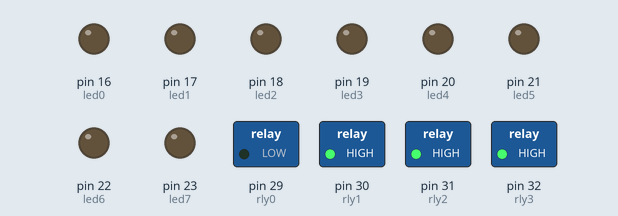
This sketch was run on a simulated Arduino Mega 2560, built with avr-gcc and run on an emulated ATmega2560. Parts: switched loads named in the sketch (green lamp = pin HIGH), output pins drawn as LEDs (lit = HIGH). Random numbers use the default seed unless the sketch sets one; pins used as bus, display or sensor lines are not drawn.

Above: at 0.1 s.
At 5.1 s:
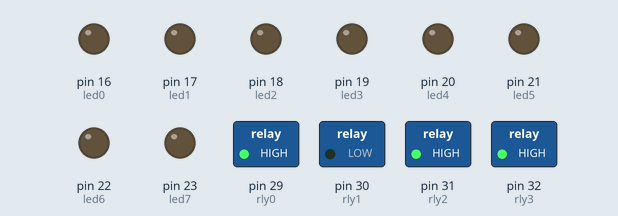
At 10.1 s:
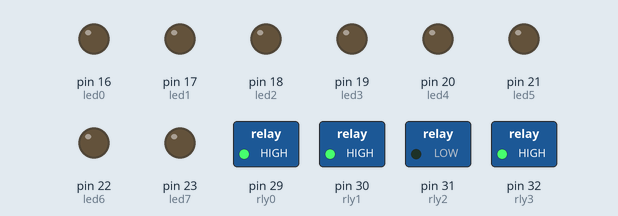
At 15.1 s:
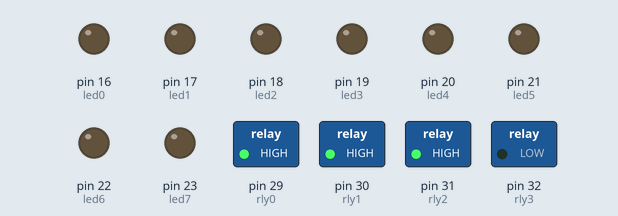
At 20.1 s:
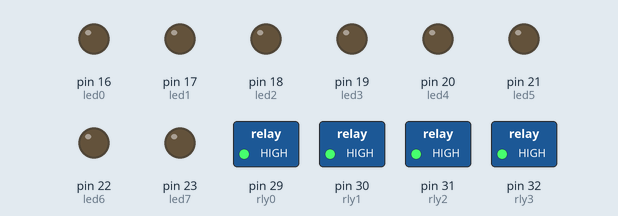
Timing chart, 0 to 21.6 s (numbered marks = the images above):
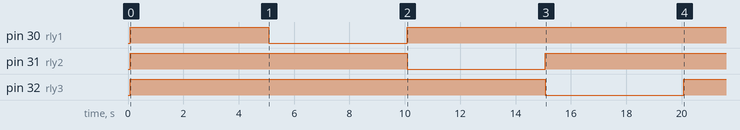

The sketch:

SteampunkV2.ino
```cpp
#include <Metro.h> // Include the Metro library

// pin maps
// demux (digi select)
// 0-2

#define mux0 2
#define mux1 3
#define mux2 4
#define mux3 5

// led (within digit)
// 23-16

#define led0 16
#define led1 17
#define led2 18
#define led3 19
#define led4 20
#define led5 21
#define led6 22
#define led7 23

// clocks (select row)
// 6-8

#define clk0 6
#define clk1 7
#define clk2 8

//relays

#define rly0 29
#define rly1 30
#define rly2 31
#define rly3 32


// pin arrays

const int muxes[] = {mux0, mux1, mux2, mux3};
const int leds[] = {led0, led1, led2, led3, led4, led5, led6, led7};
const int clocks[] = {clk0, clk1, clk2};
const int relays[] = {rly0, rly1, rly2, rly3};

const byte digitLookup[] = {
  B00111111,  //0
  B00000110,  //1
  B01011011,  //2
  B01001111,  //3
  B01100110,  //4
  B01101101,  //5
  B01111101,  //6
  B00000111,  //7
  B01111111,  //8
  B01101111,  //9
  B01110111,  //A - 10
  B01111100,  //b - 11
  B00111001,  //C - 12
  B01011110,  //d - 13
  B01111001,  //E - 14
  B01110001,  //F - 15
  B00000000,  // clear
  B00101000   //r - 18
};

//const int digitLocation[] = {4, 3, 2, 1, 0, 11, 10, 9, 8, 7, 6, 5};
//const int digitLocation[] = {5, 6, 7, 8, 9, 10, 11, 0, 1, 2, 3, 4};
//const int digitLocation[] = {11, 0, 1, 2, 3, 4, 5, 6, 7, 8, 9, 10};
const int digitLocation[] = {11, 0, 1, 2, 3, 4, 5, 6, 7, 8, 9, 10};

int digitsStorage[3][12] = {
  {16,16,16,16,16,16,16,16,16,16,16,16},
  {16,16,16,16,16,16,16,16,16,16,16,16},
  {16,16,16,16,16,16,16,16,16,16,16,16}
};

const int numberOfRoutines = 22;

int routineNum = 0;
int routineTickerNum = 0;

Metro changeRoutine = Metro(10000);  // Instantiate an instance
Metro routineTicker = Metro(30000);  // Instantiate an instance

Metro killRoutine = Metro(300000);  // Instantiate an instance

Metro seconds = Metro(1000);  // Instantiate an instance
Metro tenthseconds = Metro(100);  // Instantiate an instance


int displayMode = 1;

void setup() {
  // put your setup code here, to run once:
  pinMode(mux0, OUTPUT);
  pinMode(mux1, OUTPUT);
  pinMode(mux2, OUTPUT);
  pinMode(mux3, OUTPUT);

  pinMode(clk0, OUTPUT);
  pinMode(clk1, OUTPUT);
  pinMode(clk2, OUTPUT);

  pinMode(led0, OUTPUT);
  pinMode(led1, OUTPUT);
  pinMode(led2, OUTPUT);
  pinMode(led3, OUTPUT);
  pinMode(led4, OUTPUT);
  pinMode(led5, OUTPUT);
  pinMode(led6, OUTPUT);
  pinMode(led7, OUTPUT);

  pinMode(rly0, OUTPUT);
  pinMode(rly1, OUTPUT);
  pinMode(rly2, OUTPUT);
  pinMode(rly3, OUTPUT);

  resetLeds();
  resetMux();
  resetClk();

  resetDisplay();
  delay(10);

  int temp[3][12] = {
//        {16,16,01,09,09,07,02,09,16,00,08,16},
        {11,14,14,15,16,16,13,14,10,13,16,16},
        {16,16,16,16,16,16,16,16,16,16,16,16},
        {16,16,16,16,16,16,16,16,16,16,16,16}
      };

  writeToDigitStorage(temp);
  displayDigitStorage();
  delay(10);

  randomSeed(analogRead(22));
  clearRlys();
  testRlys();
  clearRlys();
}

void loop() {


  if (changeRoutine.check() == 1){

    clearRlys();

    if(routineNum == numberOfRoutines){
      routineNum = 0;
    } else {
      routineNum++;
    }

    if (routineNum == 0){ // dead reef
      int temp[3][12] = {
        {17,14,14,15,16,16,13,14,10,13,16,16},
        {16,17,14,14,15,16,16,13,14,10,13,16},
        {16,16,17,14,14,15,16,16,13,14,10,13}
      };
      displayMode = 1;
      writeToDigitStorage(temp);

    } else if(routineNum == 1){ // clear
      int temp[3][12] = {
        {16,16,16,16,16,16,16,16,16,16,16,16},
        {16,16,16,16,16,16,16,16,16,16,16,16},
        {16,16,16,16,16,16,16,16,16,16,16,16}
      };
      displayMode = 1;
      writeToDigitStorage(temp);

    }else if(routineNum == 2){ // delorian time 21 / 10 / 2015
      int temp[3][12] = {
        {16,16,16,16,16,16,16,16,16,16,16,16},
        {16,16,02,00,01,05,02,01,16,01,00,16},
        {16,16,16,16,16,16,16,16,16,16,16,16}

      };
      if((int)random(3) == 1){
        setRly((int)random(2));
      }
      displayMode = 1;
      writeToDigitStorage(temp);

    }  else if(routineNum == 3){ // clear
      int temp[3][12] = {
        {16,16,16,16,16,16,16,16,16,16,16,16},
        {16,16,16,16,16,16,16,16,16,16,16,16},
        {16,16,16,16,16,16,16,16,16,16,16,16}
      };
      displayMode = 1;
      writeToDigitStorage(temp);

    } else if(routineNum == 4){ // judgement day 29 / 8 / 1997
      int temp[3][12] = {
        {16,16,01,9,9,7,02,9,16,00,8,16},
        {16,16,16,16,16,16,16,16,16,16,16,16},
        {16,16,16,16,16,16,16,16,16,16,16,16}
      };
      displayMode = 1;
      writeToDigitStorage(temp);
      if((int)random(3) == 1){
        setRly((int)random(2));
      }

    } else if(routineNum == 5){ // clear
      int temp[3][12] = {
        {16,16,16,16,16,16,16,16,16,16,16,16},
        {16,16,16,16,16,16,16,16,16,16,16,16},
        {16,16,16,16,16,16,16,16,16,16,16,16}
      };
      displayMode = 1;
      writeToDigitStorage(temp);

    } else if(routineNum == 6){ // weasle hadron collider day
      int temp[3][12] = {
        {16,16,16,16,16,16,16,16,16,16,16,16},
        {16,16,16,16,16,16,16,16,16,16,16,16},
        {2,0,1,6,16,16,2,9,16,0,4,16}
      };
      displayMode = 1;
      writeToDigitStorage(temp);

    } else if(routineNum == 7){ // clear
      int temp[3][12] = {
        {16,16,16,16,16,16,16,16,16,16,16,16},
        {16,16,16,16,16,16,16,16,16,16,16,16},
        {16,16,16,16,16,16,16,16,16,16,16,16}
      };
      displayMode = 1;
      writeToDigitStorage(temp);

    }else if(routineNum == 8){ // my birthday
      int temp[3][12] = {
        {1,9,7,9,16,16,1,6,16,0,5,16},
        {16,16,16,16,16,16,16,16,16,16,16,16},
        {16,16,16,16,16,16,16,16,16,16,16,16}
      };
      displayMode = 1;
      writeToDigitStorage(temp);

    }else if(routineNum == 9){ // clear
      int temp[3][12] = {
        {16,16,16,16,16,16,16,16,16,16,16,16},
        {16,16,16,16,16,16,16,16,16,16,16,16},
        {16,16,16,16,16,16,16,16,16,16,16,16}
      };
      displayMode = 1;
      writeToDigitStorage(temp);

    }else if(routineNum == 10){ // random on

      displayMode = 2;

      setRly((int)random(2));

    }else if(routineNum == 11){ // random fade out

      displayMode = 4;

    }else if(routineNum == 12){ // delorian time 21 / 10 / 2015
      int temp[3][12] = {
        {16,16,16,16,16,16,16,16,16,16,16,16},
        {16,16,02,00,01,05,02,01,16,01,00,16},
        {16,16,16,16,16,16,16,16,16,16,16,16}
      };
      if((int)random(3) == 1){
        setRly((int)random(2));
      }
      displayMode = 1;
      writeToDigitStorage(temp);

    }  else if(routineNum == 13){ // clear
      int temp[3][12] = {
        {16,16,16,16,16,16,16,16,16,16,16,16},
        {16,16,16,16,16,16,16,16,16,16,16,16},
        {16,16,16,16,16,16,16,16,16,16,16,16}
      };
      displayMode = 1;
      writeToDigitStorage(temp);

    } else if(routineNum == 14){ // judgement day 29 / 8 / 1997
      int temp[3][12] = {
        {16,16,01,9,9,7,02,9,16,00,8,16},
        {16,16,16,16,16,16,16,16,16,16,16,16},
        {16,16,16,16,16,16,16,16,16,16,16,16}
      };
      displayMode = 1;
      writeToDigitStorage(temp);
      if((int)random(3) == 1){
        setRly((int)random(2));
      }

    } else if(routineNum == 15){ // clear
      int temp[3][12] = {
        {16,16,16,16,16,16,16,16,16,16,16,16},
        {16,16,16,16,16,16,16,16,16,16,16,16},
        {16,16,16,16,16,16,16,16,16,16,16,16}
      };
      displayMode = 1;
      writeToDigitStorage(temp);

    } else if(routineNum == 16){ // weasle hadron collider day
      int temp[3][12] = {
        {16,16,16,16,16,16,16,16,16,16,16,16},
        {16,16,16,16,16,16,16,16,16,16,16,16},
        {2,0,1,6,16,16,2,9,16,0,4,16}
      };
      displayMode = 1;
      writeToDigitStorage(temp);
      if((int) random(3) == 1){
        setRly((int)random(2));
      }

    } else if(routineNum == 17){ // clear
      int temp[3][12] = {
        {16,16,16,16,16,16,16,16,16,16,16,16},
        {16,16,16,16,16,16,16,16,16,16,16,16},
        {16,16,16,16,16,16,16,16,16,16,16,16}
      };
      displayMode = 1;
      writeToDigitStorage(temp);

    }else if(routineNum == 18){ // my birthday
      int temp[3][12] = {
        {1,9,7,9,16,16,1,6,16,0,5,16},
        {16,16,16,16,16,16,16,16,16,16,16,16},
        {16,16,16,16,16,16,16,16,16,16,16,16}
      };
      displayMode = 1;
      writeToDigitStorage(temp);

    }else if(routineNum == 19){ // clear
      int temp[3][12] = {
        {16,16,16,16,16,16,16,16,16,16,16,16},
        {16,16,16,16,16,16,16,16,16,16,16,16},
        {16,16,16,16,16,16,16,16,16,16,16,16}
      };
      displayMode = 1;
      writeToDigitStorage(temp);

    }else if(routineNum == 20){ // clear

      displayMode = 4;
      if((int)random(3) == 1){
        setRly((int)random(2));
      }

    } else if(routineNum == 21){ // clear
      int temp[3][12] = {
        {16,16,16,16,16,16,16,16,16,16,16,16},
        {16,16,16,16,16,16,16,16,16,16,16,16},
        {16,16,16,16,16,16,16,16,16,16,16,16}
      };
      displayMode = 1;
      writeToDigitStorage(temp);

    }else if(routineNum == 22){ // steampunk date
      int temp[3][12] = {
        {16,16,16,16,16,16,16,16,16,16,16,16},
        {16,16,2,0,1,9,01,07,16,0,8,16},
        {16,16,16,16,16,16,16,16,16,16,16,16}
      };
      displayMode = 1;
      writeToDigitStorage(temp);
      if((int)random(3) == 1){
        setRly(0);
      }
      if((int)random(3) == 1){
        setRly(1);
      }
      if((int)random(3) == 1){
        setRly(2);
      }
      if((int)random(3) == 1){
        setRly(3);
      }

    }

  } // end of routineNum check


  if (displayMode == 1){

    displayDigitStorage();

  } else if (displayMode == 2){ // random in

    if(tenthseconds.check() == 1){
      digitsStorage[(int)random(3)][(int)random(12)] = (int)random(16);
    }
    displayDigitStorage();

  } else if (displayMode == 3){ // random 0

    if(tenthseconds.check() == 1){
      digitsStorage[(int)random(3)][(int)random(12)] = 16;
    }
    displayDigitStorage();

  } else if (displayMode == 4){ // random 0

    int numberUsed = (int)random(17);

    if(seconds.check() == 1){
      numberUsed = (int)random(17);
    }
    if(tenthseconds.check() == 1){
      digitsStorage[(int)random(3)][(int)random(12)] = 16;
    }
    displayDigitStorage();
  }

}

///////////////////////// end main /////////////////////////////////////

void setRly(int rly){
  digitalWrite(rly + rly0, 0);
}

void testRlys(){
    for (int i = 0; i < 5; i++){
    digitalWrite(i + rly0, 0);
    delay(5000);
    clearRlys();
  }
}

void clearRlys(){
  for (int i = 0; i < 5; i++){
    digitalWrite(i + rly0, 1);
  }
}

void writeToDigitStorage(int myArray[3][12]){
  for(int i = 0; i < 3; ++i){
    for(int j = 0; j < 12; ++j){
      digitsStorage[i][j] = myArray[i][j];
    }
  }
}

void displayDigitStorage(){

  for(int i = 0; i < 12; ++i) {
//    resetLeds();
    digitalWrite( mux3, ((digitLocation[i] >> 3) % 2) == 1);
    digitalWrite( mux2, ((digitLocation[i] >> 2) % 2) == 1); // See what I did there? Ninja bit magic!
    digitalWrite( mux1, ((digitLocation[i] >> 1) % 2) == 1); // Got the idea from
    digitalWrite( mux0, ((digitLocation[i] >> 0) % 2) == 1); // http://forums.adafruit.com/viewtopic.php?f=20&t=12289
    delayMicroseconds(1500);

    for(int j = 0; j <3; j++){
      writeDigitToLeds(digitsStorage[j][11 - i]);
      digitalWrite(clk0 + j, 0);
      digitalWrite(clk0 + j, 1);
    }

  }

}

void writeDigitToLeds(int digit){
  for (int i=0; i<8; i++){
    if ( bitRead (digitLookup[digit],i) )
      digitalWrite(i + led0, 1);
    else
      digitalWrite(i + led0, 0);
  }
}


void resetDisplay() {
  resetLeds();
  for(int j = 0; j <3; j++) {
    pulseClk(clk0 + j);
    for(int i = 0; i < 12; ++i) {
      digitalWrite( mux3, ((i >> 3) % 2) == 1);
      digitalWrite( mux2, ((i >> 2) % 2) == 1); // See what I did there? Ninja bit magic!
      digitalWrite( mux1, ((i >> 1) % 2) == 1); // Got the idea from
      digitalWrite( mux0, ((i >> 0) % 2) == 1); // http://forums.adafruit.com/viewtopic.php?f=20&t=12289
      delay(1);
    }
  }
}

void pulseClk(int clk)  {
  digitalWrite( clk, 0);
//  delayMicroseconds(100);
  digitalWrite( clk, 1);
}

void resetMux() {
  digitalWrite( mux3, 0);
  digitalWrite( mux2, 0);
  digitalWrite( mux1, 0);
  digitalWrite( mux0, 0);
}

void resetClk() {
  digitalWrite( clk2, 0);
  digitalWrite( clk1, 0);
  digitalWrite( clk0, 0);
}

void resetLeds() {
  for (int i = 0; i <=7; i++) {
    digitalWrite( led0 + i, 0);
  }
}

void testAllLeds(){

  resetLeds();
  resetMux();
  resetClk();

  for (int i = 0; i <=7; i++) {
    digitalWrite( led0 + i, 1);
  }

  for(int j = 0; j <3; j++){
    pulseClk(clk0 + j);
    for(int i = 0; i < 12; ++i)
    {
      digitalWrite( mux3, ((i >> 3) % 2) == 1);
      digitalWrite( mux2, ((i >> 2) % 2) == 1); // See what I did there? Ninja bit magic!
      digitalWrite( mux1, ((i >> 1) % 2) == 1); // Got the idea from
      digitalWrite( mux0, ((i >> 0) % 2) == 1); // http://forums.adafruit.com/viewtopic.php?f=20&t=12289
      delay(1);
    }
  }
}


void testSingleDigit(){

  for(int i = 0; i < 12; ++i) {
//    resetMux();
    digitalWrite( mux3, ((digitLocation[i] >> 3) % 2) == 1);
    digitalWrite( mux2, ((digitLocation[i] >> 2) % 2) == 1); // See what I did there? Ninja bit magic!
    digitalWrite( mux1, ((digitLocation[i] >> 1) % 2) == 1); // Got the idea from
    digitalWrite( mux0, ((digitLocation[i] >> 0) % 2) == 1); // http://forums.adafruit.com/viewtopic.php?f=20&t=12289
//    delay(1);
    delayMicroseconds(1500);
    for(int j = 0; j <3; j++){
      writeDigitToLeds(i);
//      delayMicroseconds(100);
      pulseClk(clk0 + j);
//      delayMicroseconds(100);
    }
  }
}
```
